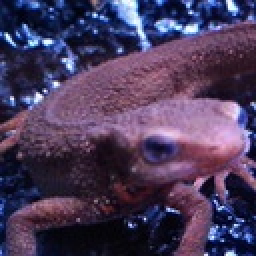
#> input picture 100QuestionforImageProcessing/gg_gamma.jpg, 128 x 128 px (shown 2 times larger)
$ jupyter execute 24_gamma_correction.ipynb
#> lines starting #> are read from the running program, lines starting #| are printed output that depends on the picture
## Q24 伽马矫正

[参考](https://blog.csdn.net/akadiao/article/details/79679306)

gamma矫正通常用于电视和监视器系统中重现摄像机拍摄的画面．在图像处理中也可用于调节图像的对比度，减少图像的光照不均和局部阴影

> * 我们的图像像素强度必须从[0,255]到[0,1.0]的范围缩放
> * Gamma值<1将使图像向光谱的较暗端移动，而gamma值> 1将使图像看起来更亮。 伽玛值G = 1对输入图像没有影响：

gamma矫正公式：

$$
f(x)=c * x^{1/\gamma}
$$

即输出是输入的幂函数，指数为γ．

当γ取不同的值时对应的输入输出曲线( γ=1时输入输出保持一致)

$$
I_{out} = (1/c * I_{in}) ^ {(1/\gamma)}
$$

[cell 1]
import cv2
import numpy as np
import matplotlib.pyplot as plt

[cell 2]
img = cv2.imread("gg_gamma.jpg")
#> img is the input picture: shape (128, 128, 3); mean B, G, R 91.7, 59.4, 75
img_origin = img.copy()

# 除以像素最大值先将图像像素值调整到0-1之间
img = img / 255.

c = 1.
gamma = 2.2

out = ((1./c) * img) ** (1/gamma)
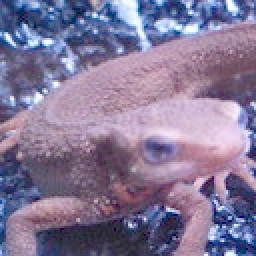
#> out: shape (128, 128, 3) float64 (shown 2 times larger); mean B, G, R 0.598, 0.474, 0.521

out = out * 255.

img_out = out.astype(np.uint8)

img_origin = cv2.cvtColor(img_origin, cv2.COLOR_BGR2RGB)
img_out = cv2.cvtColor(img_out, cv2.COLOR_BGR2RGB)

plt.figure()
plt.subplot(221)
plt.hist(img_origin.ravel(), bins=255, rwidth=1, range=(0, 255))
plt.subplot(222)
plt.hist(img_out.ravel(), bins=255, rwidth=1, range=(0, 255))
plt.subplot(223)
plt.imshow(img_origin)
plt.title("img_origin")
plt.subplot(224)
plt.imshow(img_out)
plt.title("img_out")

# Adjust the subplot layout, because the logit one may take more space
plt.subplots_adjust(top=1.2, bottom=0.08, left=0.10, right=0.95, hspace=0.25, wspace=0.35)
plt.show()
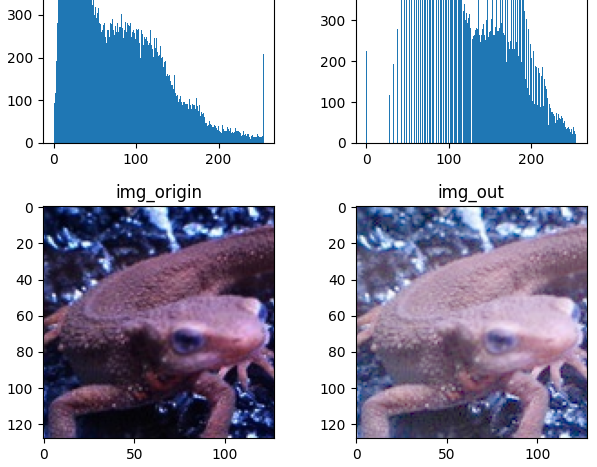
#> figure drawn by matplotlib, 4 panels; panel 1: tallest bar 533 high, from x = 29 to 30; panel 2: tallest bar 557 high, from x = 158 to 159

$ run again, with 100QuestionforImageProcessing/aa.jpg copied over 100QuestionforImageProcessing/gg_gamma.jpg
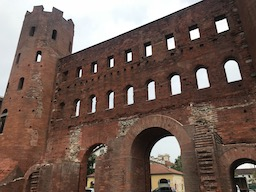
#> input picture 100QuestionforImageProcessing/aa.jpg, 256 x 192 px
#> img is the input picture: shape (192, 256, 3); mean B, G, R 85.6, 94.3, 114.5
#> `out = ((1./c) * img) ** (1/gamma)`:
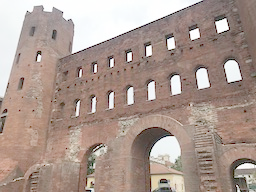
#> out: shape (192, 256, 3) float64; mean B, G, R 0.565, 0.6, 0.671
#> `plt.show()`:
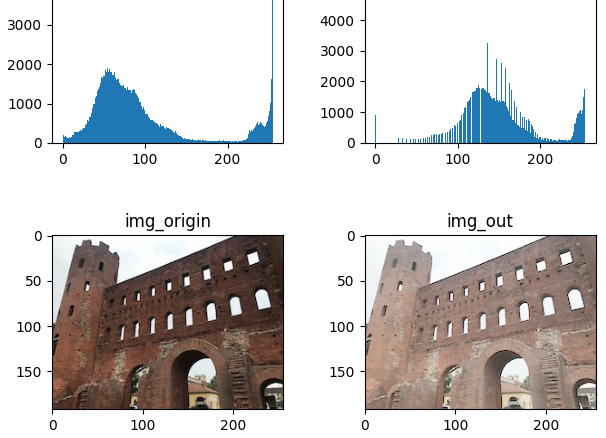
#> figure drawn by matplotlib, 4 panels; panel 1: tallest bar 5775 high, from x = 254 to 255; panel 2: tallest bar 7407 high, from x = 254 to 255
